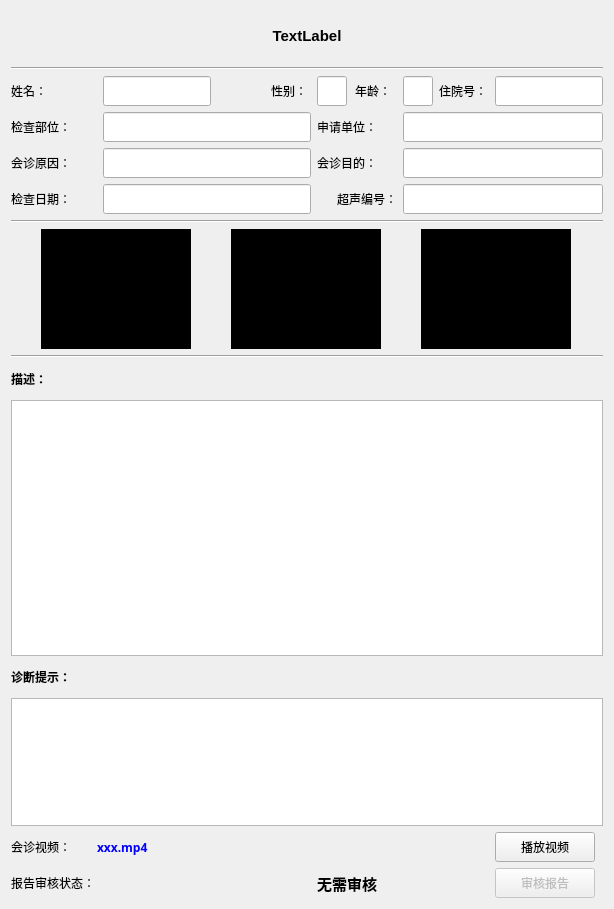
             <widget class="QWidget" name="history_report_page">
              <layout class="QGridLayout" name="gridLayout_7">
               <item row="2" column="2">
                <widget class="QLineEdit" name="history_report_name_line_edit">
                 <property name="sizePolicy">
                  <sizepolicy hsizetype="Preferred" vsizetype="Minimum">
                   <horstretch>0</horstretch>
                   <verstretch>0</verstretch>
                  </sizepolicy>
                 </property>
                 <property name="minimumSize">
                  <size>
                   <width>0</width>
                   <height>30</height>
                  </size>
                 </property>
                 <property name="maximumSize">
                  <size>
                   <width>16777215</width>
                   <height>30</height>
                  </size>
                 </property>
                 <property name="readOnly">
                  <bool>true</bool>
                 </property>
                </widget>
               </item>
               <item row="7" column="0" colspan="10">
                <widget class="QWidget" name="history_report_image_widget" native="true">
                 <property name="sizePolicy">
                  <sizepolicy hsizetype="Expanding" vsizetype="Minimum">
                   <horstretch>0</horstretch>
                   <verstretch>0</verstretch>
                  </sizepolicy>
                 </property>
                 <property name="minimumSize">
                  <size>
                   <width>0</width>
                   <height>120</height>
                  </size>
                 </property>
                 <property name="maximumSize">
                  <size>
                   <width>16777215</width>
                   <height>120</height>
                  </size>
                 </property>
                 <layout class="QHBoxLayout" name="horizontalLayout_7">
                  <property name="spacing">
                   <number>10</number>
                  </property>
                  <property name="leftMargin">
                   <number>0</number>
                  </property>
                  <property name="topMargin">
                   <number>0</number>
                  </property>
                  <property name="rightMargin">
                   <number>0</number>
                  </property>
                  <property name="bottomMargin">
                   <number>0</number>
                  </property>
                  <item>
                   <widget class="ClickableLabel" name="history_report_image_1_label">
                    <property name="minimumSize">
                     <size>
                      <width>150</width>
                      <height>120</height>
                     </size>
                    </property>
                    <property name="maximumSize">
                     <size>
                      <width>150</width>
                      <height>120</height>
                     </size>
                    </property>
                    <property name="styleSheet">
                     <string notr="true">background-color: rgb(0, 0, 0);</string>
                    </property>
                    <property name="text">
                     <string/>
                    </property>
                   </widget>
                  </item>
                  <item>
                   <widget class="ClickableLabel" name="history_report_image_2_label">
                    <property name="minimumSize">
                     <size>
                      <width>150</width>
                      <height>120</height>
                     </size>
                    </property>
                    <property name="maximumSize">
                     <size>
                      <width>150</width>
                      <height>120</height>
                     </size>
                    </property>
                    <property name="styleSheet">
                     <string notr="true">background-color: rgb(0, 0, 0);</string>
                    </property>
                    <property name="text">
                     <string/>
                    </property>
                   </widget>
                  </item>
                  <item>
                   <widget class="ClickableLabel" name="history_report_image_3_label">
                    <property name="minimumSize">
                     <size>
                      <width>150</width>
                      <height>120</height>
                     </size>
                    </property>
                    <property name="maximumSize">
                     <size>
                      <width>150</width>
                      <height>120</height>
                     </size>
                    </property>
                    <property name="styleSheet">
                     <string notr="true">background-color: rgb(0, 0, 0);</string>
                    </property>
                    <property name="text">
                     <string/>
                    </property>
                   </widget>
                  </item>
                 </layout>
                </widget>
               </item>
               <item row="13" column="0">
                <widget class="QLabel" name="label_10">
                 <property name="sizePolicy">
                  <sizepolicy hsizetype="Minimum" vsizetype="Minimum">
                   <horstretch>0</horstretch>
                   <verstretch>0</verstretch>
                  </sizepolicy>
                 </property>
                 <property name="minimumSize">
                  <size>
                   <width>80</width>
                   <height>30</height>
                  </size>
                 </property>
                 <property name="maximumSize">
                  <size>
                   <width>80</width>
                   <height>30</height>
                  </size>
                 </property>
                 <property name="text">
                  <string>会诊视频：</string>
                 </property>
                </widget>
               </item>
               <item row="11" column="0" colspan="10">
                <widget class="QLabel" name="label_9">
                 <property name="sizePolicy">
                  <sizepolicy hsizetype="Expanding" vsizetype="Minimum">
                   <horstretch>0</horstretch>
                   <verstretch>0</verstretch>
                  </sizepolicy>
                 </property>
                 <property name="minimumSize">
                  <size>
                   <width>0</width>
                   <height>30</height>
                  </size>
                 </property>
                 <property name="maximumSize">
                  <size>
                   <width>16777215</width>
                   <height>30</height>
                  </size>
                 </property>
                 <property name="font">
                  <font>
                   <weight>75</weight>
                   <bold>true</bold>
                  </font>
                 </property>
                 <property name="text">
                  <string>诊断提示：</string>
                 </property>
                </widget>
               </item>
               <item row="12" column="0" colspan="10">
                <widget class="QTextEdit" name="history_report_conclusion_text_edit">
                 <property name="sizePolicy">
                  <sizepolicy hsizetype="Expanding" vsizetype="Expanding">
                   <horstretch>0</horstretch>
                   <verstretch>1</verstretch>
                  </sizepolicy>
                 </property>
                 <property name="readOnly">
                  <bool>true</bool>
                 </property>
                </widget>
               </item>
               <item row="2" column="8">
                <widget class="QLabel" name="label_12">
                 <property name="sizePolicy">
                  <sizepolicy hsizetype="Minimum" vsizetype="Minimum">
                   <horstretch>0</horstretch>
                   <verstretch>0</verstretch>
                  </sizepolicy>
                 </property>
                 <property name="minimumSize">
                  <size>
                   <width>50</width>
                   <height>30</height>
                  </size>
                 </property>
                 <property name="maximumSize">
                  <size>
                   <width>50</width>
                   <height>30</height>
                  </size>
                 </property>
                 <property name="text">
                  <string>住院号：</string>
                 </property>
                </widget>
               </item>
               <item row="3" column="0">
                <widget class="QLabel" name="label_11">
                 <property name="sizePolicy">
                  <sizepolicy hsizetype="Minimum" vsizetype="Minimum">
                   <horstretch>0</horstretch>
                   <verstretch>0</verstretch>
                  </sizepolicy>
                 </property>
                 <property name="minimumSize">
                  <size>
                   <width>80</width>
                   <height>30</height>
                  </size>
                 </property>
                 <property name="maximumSize">
                  <size>
                   <width>80</width>
                   <height>30</height>
                  </size>
                 </property>
                 <property name="text">
                  <string>检查部位：</string>
                 </property>
                </widget>
               </item>
               <item row="8" column="0" colspan="10">
                <widget class="Line" name="line_3">
                 <property name="sizePolicy">
                  <sizepolicy hsizetype="Minimum" vsizetype="Expanding">
                   <horstretch>0</horstretch>
                   <verstretch>0</verstretch>
                  </sizepolicy>
                 </property>
                 <property name="orientation">
                  <enum>Qt::Horizontal</enum>
                 </property>
                </widget>
               </item>
               <item row="4" column="2" colspan="3">
                <widget class="QLineEdit" name="history_report_ruds_reason_line_edit">
                 <property name="sizePolicy">
                  <sizepolicy hsizetype="Expanding" vsizetype="Minimum">
                   <horstretch>0</horstretch>
                   <verstretch>0</verstretch>
                  </sizepolicy>
                 </property>
                 <property name="minimumSize">
                  <size>
                   <width>0</width>
                   <height>30</height>
                  </size>
                 </property>
                 <property name="maximumSize">
                  <size>
                   <width>16777215</width>
                   <height>30</height>
                  </size>
                 </property>
                 <property name="readOnly">
                  <bool>true</bool>
                 </property>
                </widget>
               </item>
               <item row="9" column="0" colspan="10">
                <widget class="QLabel" name="label_8">
                 <property name="sizePolicy">
                  <sizepolicy hsizetype="Expanding" vsizetype="Minimum">
                   <horstretch>0</horstretch>
                   <verstretch>0</verstretch>
                  </sizepolicy>
                 </property>
                 <property name="minimumSize">
                  <size>
                   <width>0</width>
                   <height>30</height>
                  </size>
                 </property>
                 <property name="maximumSize">
                  <size>
                   <width>16777215</width>
                   <height>30</height>
                  </size>
                 </property>
                 <property name="font">
                  <font>
                   <weight>75</weight>
                   <bold>true</bold>
                  </font>
                 </property>
                 <property name="text">
                  <string>描述：</string>
                 </property>
                </widget>
               </item>
               <item row="2" column="9">
                <widget class="QLineEdit" name="history_report_patient_id_line_edit">
                 <property name="sizePolicy">
                  <sizepolicy hsizetype="Preferred" vsizetype="Minimum">
                   <horstretch>0</horstretch>
                   <verstretch>0</verstretch>
                  </sizepolicy>
                 </property>
                 <property name="minimumSize">
                  <size>
                   <width>0</width>
                   <height>30</height>
                  </size>
                 </property>
                 <property name="maximumSize">
                  <size>
                   <width>16777215</width>
                   <height>30</height>
                  </size>
                 </property>
                 <property name="readOnly">
                  <bool>true</bool>
                 </property>
                </widget>
               </item>
               <item row="2" column="3">
                <spacer name="horizontalSpacer_6">
                 <property name="orientation">
                  <enum>Qt::Horizontal</enum>
                 </property>
                 <property name="sizeHint" stdset="0">
                  <size>
                   <width>48</width>
                   <height>20</height>
                  </size>
                 </property>
                </spacer>
               </item>
               <item row="10" column="0" colspan="10">
                <widget class="QTextEdit" name="history_report_description_text_edit">
                 <property name="sizePolicy">
                  <sizepolicy hsizetype="Expanding" vsizetype="Expanding">
                   <horstretch>0</horstretch>
                   <verstretch>2</verstretch>
                  </sizepolicy>
                 </property>
                 <property name="readOnly">
                  <bool>true</bool>
                 </property>
                </widget>
               </item>
               <item row="1" column="0" colspan="10">
                <widget class="Line" name="line">
                 <property name="sizePolicy">
                  <sizepolicy hsizetype="Minimum" vsizetype="Expanding">
                   <horstretch>0</horstretch>
                   <verstretch>0</verstretch>
                  </sizepolicy>
                 </property>
                 <property name="orientation">
                  <enum>Qt::Horizontal</enum>
                 </property>
                </widget>
               </item>
               <item row="2" column="7">
                <widget class="QLineEdit" name="history_report_age_line_edit">
                 <property name="sizePolicy">
                  <sizepolicy hsizetype="Minimum" vsizetype="Minimum">
                   <horstretch>0</horstretch>
                   <verstretch>0</verstretch>
                  </sizepolicy>
                 </property>
                 <property name="minimumSize">
                  <size>
                   <width>30</width>
                   <height>30</height>
                  </size>
                 </property>
                 <property name="maximumSize">
                  <size>
                   <width>30</width>
                   <height>30</height>
                  </size>
                 </property>
                 <property name="readOnly">
                  <bool>true</bool>
                 </property>
                </widget>
               </item>
               <item row="5" column="7" colspan="3">
                <widget class="QLineEdit" name="history_report_no_line_edit">
                 <property name="sizePolicy">
                  <sizepolicy hsizetype="Expanding" vsizetype="Minimum">
                   <horstretch>0</horstretch>
                   <verstretch>0</verstretch>
                  </sizepolicy>
                 </property>
                 <property name="minimumSize">
                  <size>
                   <width>0</width>
                   <height>30</height>
                  </size>
                 </property>
                 <property name="maximumSize">
                  <size>
                   <width>16777215</width>
                   <height>30</height>
                  </size>
                 </property>
                 <property name="readOnly">
                  <bool>true</bool>
                 </property>
                </widget>
               </item>
               <item row="5" column="2" colspan="3">
                <widget class="QLineEdit" name="history_report_check_date_line_edit">
                 <property name="sizePolicy">
                  <sizepolicy hsizetype="Expanding" vsizetype="Minimum">
                   <horstretch>0</horstretch>
                   <verstretch>0</verstretch>
                  </sizepolicy>
                 </property>
                 <property name="minimumSize">
                  <size>
                   <width>0</width>
                   <height>30</height>
                  </size>
                 </property>
                 <property name="maximumSize">
                  <size>
                   <width>16777215</width>
                   <height>30</height>
                  </size>
                 </property>
                 <property name="readOnly">
                  <bool>true</bool>
                 </property>
                </widget>
               </item>
               <item row="6" column="0" colspan="10">
                <widget class="Line" name="line_2">
                 <property name="sizePolicy">
                  <sizepolicy hsizetype="Minimum" vsizetype="Expanding">
                   <horstretch>0</horstretch>
                   <verstretch>0</verstretch>
                  </sizepolicy>
                 </property>
                 <property name="orientation">
                  <enum>Qt::Horizontal</enum>
                 </property>
                </widget>
               </item>
               <item row="2" column="0" colspan="2">
                <widget class="QLabel" name="label_2">
                 <property name="sizePolicy">
                  <sizepolicy hsizetype="Minimum" vsizetype="Minimum">
                   <horstretch>0</horstretch>
                   <verstretch>0</verstretch>
                  </sizepolicy>
                 </property>
                 <property name="minimumSize">
                  <size>
                   <width>80</width>
                   <height>30</height>
                  </size>
                 </property>
                 <property name="maximumSize">
                  <size>
                   <width>80</width>
                   <height>30</height>
                  </size>
                 </property>
                 <property name="text">
                  <string>姓名：</string>
                 </property>
                </widget>
               </item>
               <item row="5" column="5" colspan="2">
                <widget class="QLabel" name="label_7">
                 <property name="sizePolicy">
                  <sizepolicy hsizetype="Minimum" vsizetype="Minimum">
                   <horstretch>0</horstretch>
                   <verstretch>0</verstretch>
                  </sizepolicy>
                 </property>
                 <property name="minimumSize">
                  <size>
                   <width>80</width>
                   <height>30</height>
                  </size>
                 </property>
                 <property name="maximumSize">
                  <size>
                   <width>80</width>
                   <height>30</height>
                  </size>
                 </property>
                 <property name="text">
                  <string>超声编号：</string>
                 </property>
                 <property name="alignment">
                  <set>Qt::AlignRight|Qt::AlignTrailing|Qt::AlignVCenter</set>
                 </property>
                </widget>
               </item>
               <item row="2" column="5">
                <widget class="QLineEdit" name="history_report_sex_line_edit">
                 <property name="sizePolicy">
                  <sizepolicy hsizetype="Preferred" vsizetype="Minimum">
                   <horstretch>0</horstretch>
                   <verstretch>0</verstretch>
                  </sizepolicy>
                 </property>
                 <property name="minimumSize">
                  <size>
                   <width>30</width>
                   <height>30</height>
                  </size>
                 </property>
                 <property name="maximumSize">
                  <size>
                   <width>30</width>
                   <height>30</height>
                  </size>
                 </property>
                 <property name="readOnly">
                  <bool>true</bool>
                 </property>
                </widget>
               </item>
               <item row="13" column="1" colspan="8">
                <widget class="QLabel" name="history_vod_label">
                 <property name="sizePolicy">
                  <sizepolicy hsizetype="Expanding" vsizetype="Minimum">
                   <horstretch>0</horstretch>
                   <verstretch>0</verstretch>
                  </sizepolicy>
                 </property>
                 <property name="minimumSize">
                  <size>
                   <width>0</width>
                   <height>30</height>
                  </size>
                 </property>
                 <property name="maximumSize">
                  <size>
                   <width>16777215</width>
                   <height>30</height>
                  </size>
                 </property>
                 <property name="font">
                  <font>
                   <family>微软雅黑</family>
                   <weight>75</weight>
                   <bold>true</bold>
                  </font>
                 </property>
                 <property name="cursor">
                  <cursorShape>ArrowCursor</cursorShape>
                 </property>
                 <property name="styleSheet">
                  <string notr="true">color: rgb(0, 0, 255);</string>
                 </property>
                 <property name="text">
                  <string>xxx.mp4</string>
                 </property>
                </widget>
               </item>
               <item row="13" column="9">
                <widget class="QPushButton" name="history_play_button">
                 <property name="sizePolicy">
                  <sizepolicy hsizetype="Minimum" vsizetype="Minimum">
                   <horstretch>0</horstretch>
                   <verstretch>0</verstretch>
                  </sizepolicy>
                 </property>
                 <property name="minimumSize">
                  <size>
                   <width>100</width>
                   <height>30</height>
                  </size>
                 </property>
                 <property name="maximumSize">
                  <size>
                   <width>100</width>
                   <height>30</height>
                  </size>
                 </property>
                 <property name="text">
                  <string>播放视频</string>
                 </property>
                </widget>
               </item>
               <item row="5" column="0" colspan="2">
                <widget class="QLabel" name="label_6">
                 <property name="sizePolicy">
                  <sizepolicy hsizetype="Minimum" vsizetype="Minimum">
                   <horstretch>0</horstretch>
                   <verstretch>0</verstretch>
                  </sizepolicy>
                 </property>
                 <property name="minimumSize">
                  <size>
                   <width>80</width>
                   <height>30</height>
                  </size>
                 </property>
                 <property name="maximumSize">
                  <size>
                   <width>80</width>
                   <height>30</height>
                  </size>
                 </property>
                 <property name="text">
                  <string>检查日期：</string>
                 </property>
                </widget>
               </item>
               <item row="3" column="5" colspan="2">
                <widget class="QLabel" name="label_13">
                 <property name="text">
                  <string>申请单位：</string>
                 </property>
                </widget>
               </item>
               <item row="4" column="5" colspan="2">
                <widget class="QLabel" name="label_14">
                 <property name="text">
                  <string>会诊目的：</string>
                 </property>
                </widget>
               </item>
               <item row="4" column="0" colspan="2">
                <widget class="QLabel" name="label_5">
                 <property name="sizePolicy">
                  <sizepolicy hsizetype="Minimum" vsizetype="Minimum">
                   <horstretch>0</horstretch>
                   <verstretch>0</verstretch>
                  </sizepolicy>
                 </property>
                 <property name="minimumSize">
                  <size>
                   <width>80</width>
                   <height>30</height>
                  </size>
                 </property>
                 <property name="maximumSize">
                  <size>
                   <width>80</width>
                   <height>30</height>
                  </size>
                 </property>
                 <property name="text">
                  <string>会诊原因：</string>
                 </property>
                </widget>
               </item>
               <item row="0" column="0" colspan="10">
                <widget class="QLabel" name="history_report_title_label">
                 <property name="sizePolicy">
                  <sizepolicy hsizetype="Expanding" vsizetype="Minimum">
                   <horstretch>0</horstretch>
                   <verstretch>0</verstretch>
                  </sizepolicy>
                 </property>
                 <property name="minimumSize">
                  <size>
                   <width>0</width>
                   <height>50</height>
                  </size>
                 </property>
                 <property name="maximumSize">
                  <size>
                   <width>16777215</width>
                   <height>50</height>
                  </size>
                 </property>
                 <property name="font">
                  <font>
                   <pointsize>11</pointsize>
                   <weight>75</weight>
                   <bold>true</bold>
                  </font>
                 </property>
                 <property name="text">
                  <string>TextLabel</string>
                 </property>
                 <property name="alignment">
                  <set>Qt::AlignCenter</set>
                 </property>
                </widget>
               </item>
               <item row="4" column="7" colspan="3">
                <widget class="QLineEdit" name="history_report_ruds_target_line_edit">
                 <property name="sizePolicy">
                  <sizepolicy hsizetype="Preferred" vsizetype="Minimum">
                   <horstretch>0</horstretch>
                   <verstretch>0</verstretch>
                  </sizepolicy>
                 </property>
                 <property name="minimumSize">
                  <size>
                   <width>0</width>
                   <height>30</height>
                  </size>
                 </property>
                 <property name="maximumSize">
                  <size>
                   <width>16777215</width>
                   <height>30</height>
                  </size>
                 </property>
                 <property name="readOnly">
                  <bool>true</bool>
                 </property>
                </widget>
               </item>
               <item row="14" column="9">
                <widget class="QPushButton" name="history_report_confirm_button">
                 <property name="enabled">
                  <bool>false</bool>
                 </property>
                 <property name="sizePolicy">
                  <sizepolicy hsizetype="Minimum" vsizetype="Minimum">
                   <horstretch>0</horstretch>
                   <verstretch>0</verstretch>
                  </sizepolicy>
                 </property>
                 <property name="minimumSize">
                  <size>
                   <width>100</width>
                   <height>30</height>
                  </size>
                 </property>
                 <property name="maximumSize">
                  <size>
                   <width>100</width>
                   <height>30</height>
                  </size>
                 </property>
                 <property name="text">
                  <string>审核报告</string>
                 </property>
                </widget>
               </item>
               <item row="2" column="4">
                <widget class="QLabel" name="label_3">
                 <property name="sizePolicy">
                  <sizepolicy hsizetype="Minimum" vsizetype="Minimum">
                   <horstretch>0</horstretch>
                   <verstretch>0</verstretch>
                  </sizepolicy>
                 </property>
                 <property name="minimumSize">
                  <size>
                   <width>40</width>
                   <height>30</height>
                  </size>
                 </property>
                 <property name="maximumSize">
                  <size>
                   <width>40</width>
                   <height>30</height>
                  </size>
                 </property>
                 <property name="text">
                  <string>性别：</string>
                 </property>
                </widget>
               </item>
               <item row="3" column="7" colspan="3">
                <widget class="QLineEdit" name="history_report_department_line_edit">
                 <property name="sizePolicy">
                  <sizepolicy hsizetype="Preferred" vsizetype="Minimum">
                   <horstretch>0</horstretch>
                   <verstretch>0</verstretch>
                  </sizepolicy>
                 </property>
                 <property name="minimumSize">
                  <size>
                   <width>0</width>
                   <height>30</height>
                  </size>
                 </property>
                 <property name="maximumSize">
                  <size>
                   <width>16777215</width>
                   <height>30</height>
                  </size>
                 </property>
                 <property name="readOnly">
                  <bool>true</bool>
                 </property>
                </widget>
               </item>
               <item row="2" column="6">
                <widget class="QLabel" name="label_4">
                 <property name="sizePolicy">
                  <sizepolicy hsizetype="Minimum" vsizetype="Minimum">
                   <horstretch>0</horstretch>
                   <verstretch>0</verstretch>
                  </sizepolicy>
                 </property>
                 <property name="minimumSize">
                  <size>
                   <width>40</width>
                   <height>30</height>
                  </size>
                 </property>
                 <property name="maximumSize">
                  <size>
                   <width>40</width>
                   <height>30</height>
                  </size>
                 </property>
                 <property name="text">
                  <string>年龄：</string>
                 </property>
                </widget>
               </item>
               <item row="3" column="2" colspan="3">
                <widget class="QLineEdit" name="history_report_check_point_line_edit">
                 <property name="sizePolicy">
                  <sizepolicy hsizetype="Preferred" vsizetype="Minimum">
                   <horstretch>0</horstretch>
                   <verstretch>0</verstretch>
                  </sizepolicy>
                 </property>
                 <property name="minimumSize">
                  <size>
                   <width>0</width>
                   <height>30</height>
                  </size>
                 </property>
                 <property name="maximumSize">
                  <size>
                   <width>16777215</width>
                   <height>30</height>
                  </size>
                 </property>
                 <property name="readOnly">
                  <bool>true</bool>
                 </property>
                </widget>
               </item>
               <item row="14" column="0" colspan="3">
                <widget class="QLabel" name="label_21">
                 <property name="text">
                  <string>报告审核状态：</string>
                 </property>
                </widget>
               </item>
               <item row="14" column="5" colspan="4">
                <widget class="QLabel" name="history_report_status_label">
                 <property name="sizePolicy">
                  <sizepolicy hsizetype="Expanding" vsizetype="Minimum">
                   <horstretch>0</horstretch>
                   <verstretch>0</verstretch>
                  </sizepolicy>
                 </property>
                 <property name="minimumSize">
                  <size>
                   <width>0</width>
                   <height>30</height>
                  </size>
                 </property>
                 <property name="maximumSize">
                  <size>
                   <width>16777215</width>
                   <height>30</height>
                  </size>
                 </property>
                 <property name="font">
                  <font>
                   <family>微软雅黑</family>
                   <pointsize>11</pointsize>
                   <weight>75</weight>
                   <bold>true</bold>
                  </font>
                 </property>
                 <property name="cursor">
                  <cursorShape>ArrowCursor</cursorShape>
                 </property>
                 <property name="styleSheet">
                  <string notr="true"/>
                 </property>
                 <property name="text">
                  <string>无需审核</string>
                 </property>
                </widget>
               </item>
              </layout>
             </widget>
